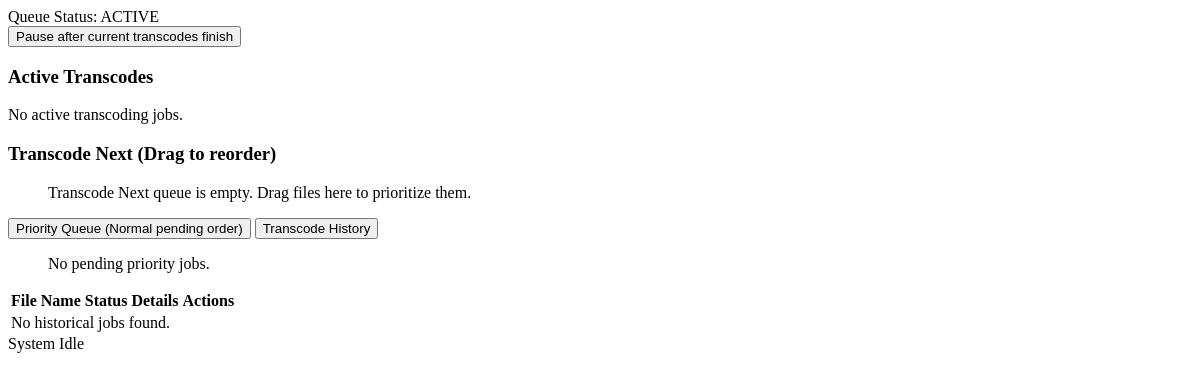
The app's page /api/jobs/poll-queues, older data.
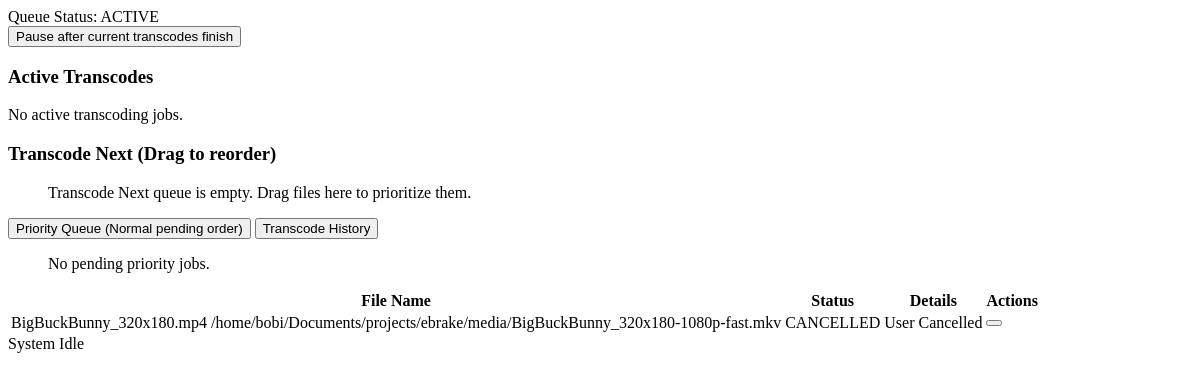
The same page, newer data.
### tables this page shows
CREATE TABLE jobs (
            id INTEGER PRIMARY KEY AUTOINCREMENT,
            status TEXT NOT NULL CHECK(status IN ('pending', 'running', 'completed', 'failed', 'cancelled')),
            created_at DATETIME DEFAULT CURRENT_TIMESTAMP,
            updated_at DATETIME DEFAULT CURRENT_TIMESTAMP,
            started_at DATETIME,
            finished_at DATETIME,
            failed_at DATETIME,
            cancelled_at DATETIME,
            duration INTEGER,
            relative_size INTEGER,
            input_path TEXT NOT NULL,
            output_path TEXT NOT NULL,
            priority INTEGER NOT NULL DEFAULT 0,
            transcode_next_position INTEGER UNIQUE, -- NULL allowed, values are 0-indexed sequence numbers
            category TEXT,
            preset TEXT,
            is_customized BOOLEAN NOT NULL DEFAULT 0 CHECK(is_customized IN (0, 1)),
            preset_config TEXT, -- JSON string containing final resolved profile params
            subtitle_mode TEXT NOT NULL CHECK(subtitle_mode IN ('none', 'passthrough', 'burn-in')),
            selected_subtitle_track INTEGER,
            ffmpeg TEXT,
            error TEXT,
            source_fps REAL,
            unduplicated_fps REAL,
            result_fps REAL,
            target_vmaf REAL,
            selected_crf INTEGER,
            measured_vmaf REAL
        );

### app/main.py (the view)
@app.get("/api/jobs/poll-queues", response_class=HTMLResponse)
async def api_poll_queues(request: Request):
    return await render_queues_fragment(request)

### app/templates/components/queues_list.html (shortened to what the changed rows need)
<div class="queues-grid">
    <div class="panel card glass queues-bottom-tabs">
        <div class="tab-content" x-show="$store.jobs.activeTab === 'history'">
            <div class="history-table-wrapper">
                <table class="history-table">
                    <thead>
                        <tr>
                            <th>File Name</th>
                            <th>Status</th>
                            <th>Details</th>
                            <th>Actions</th>
                        </tr>
                    </thead>
                    <tbody>
                        {% for job in history %}
                            <tr class="history-row">
                                <td class="file-cell">
                                    <span class="file-cell-name privacy-sensitive" title="{{ job.input_path }}">{{ job.input_path.split('\\')[-1].split('/')[-1] }}</span>
                                    <span class="file-cell-path privacy-sensitive" title="{{ job.output_path }}">{{ job.output_path }}</span>
                                </td>
                                <td>
                                    {% if job.status == 'completed' %}
                                        <span class="badge badge-success">COMPLETED</span>
                                    {% elif job.status == 'cancelled' %}
                                        <span class="badge badge-gray">CANCELLED</span>
                                    {% else %}
                                        <span class="badge badge-danger">FAILED</span>
                                    {% endif %}
                                </td>
                                <td>
                                    <div class="history-details">
                                        {% if job.status == 'completed' %}
                                            <span>CRF: <strong>{{ job.selected_crf | default('Auto') }}</strong></span>
                                            <span>Size: <strong>{{ job.relative_size }}%</strong></span>
                                            <span>VMAF: <strong>{{ job.measured_vmaf | round(1) if job.measured_vmaf else 'N/A' }}</strong></span>
                                            <span>Time: <strong>{{ job.duration }}s</strong></span>
                                        {% elif job.status == 'failed' %}
                                            <span class="text-danger error-log" title="{{ job.error }}">{{ job.error }}</span>
                                        {% else %}
                                            <span class="text-muted">User Cancelled</span>
                                        {% endif %}
                                    </div>
                                </td>
                                <td>
                                    <button class="btn-action-icon text-muted"
                                            hx-post="/api/jobs/{{ job.id }}/delete"
                                            hx-target="#queues-container"
                                            hx-confirm="Are you sure you want to delete this job history record?"
                                            title="Delete Record">
                                    </button>
                                </td>
                            </tr>
                        {% else %}
                            <tr>
                                <td colspan="4" class="empty-table-cell">
                                    <p>No historical jobs found.</p>
                                </td>
                            </tr>
                        {% endfor %}
                    </tbody>
                </table>
            </div>
        </div>
    </div>
</div>

Row changes from the older to the newer data that the page shows:
added jobs: input_path "BigBuckBunny_320x180.mp4", output_path "/home/bobi/Documents/projects/ebrake/media/BigBuckBunny_320x180-1080p-fast.mkv", status "CANCELLED"
Text that changed along with them:
text no longer shown: "No historical jobs found."
